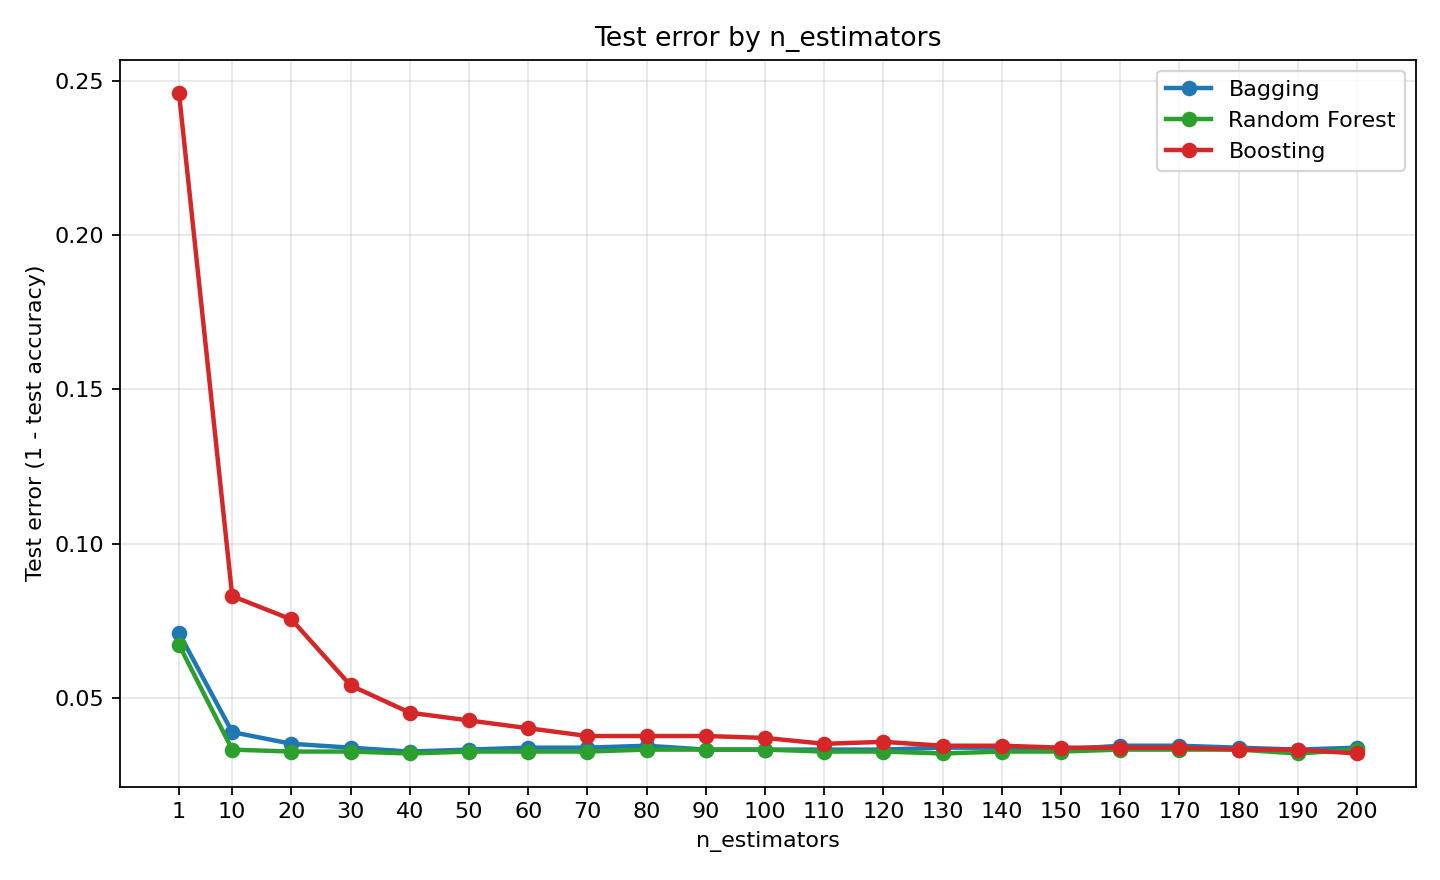

Recreate this plot in Python.
"""
4th Assignment - Question 6

Plot test error for Bagging, Random Forest, and Boosting as a function
of n_estimators. The predictors are all variables except quality and wine_type.
"""

import pandas as pd
import matplotlib.pyplot as plt
from sklearn.ensemble import BaggingClassifier, GradientBoostingClassifier, RandomForestClassifier
from sklearn.metrics import accuracy_score
from sklearn.model_selection import train_test_split
from sklearn.tree import DecisionTreeClassifier


CSV_PATH = "../Third Assigment/Data Analysis_2026 3rd Case_Data.csv"
RANDOM_STATE = 6931
TEST_SIZE = 0.30
N_ESTIMATORS_VALUES = [1] + list(range(10, 201, 10))
LEARNING_RATE = 0.1
BOOSTING_MAX_DEPTH = 1


def main():
    df = pd.read_csv(CSV_PATH)

    features = [col for col in df.columns if col not in ("quality", "wine_type")]
    max_features = len(features) // 2
    X = df[features]
    y = (df["wine_type"] == "white").astype(int)  # red=0, white=1

    X_train, X_test, y_train, y_test = train_test_split(
        X,
        y,
        test_size=TEST_SIZE,
        random_state=RANDOM_STATE,
        stratify=y,
    )

    rows = []
    for n_estimators in N_ESTIMATORS_VALUES:
        models = {
            "Bagging": BaggingClassifier(
                estimator=DecisionTreeClassifier(random_state=RANDOM_STATE),
                n_estimators=n_estimators,
                random_state=RANDOM_STATE,
                n_jobs=-1,
            ),
            "Random Forest": RandomForestClassifier(
                n_estimators=n_estimators,
                max_features=max_features,
                random_state=RANDOM_STATE,
                n_jobs=-1,
            ),
            "Boosting": GradientBoostingClassifier(
                n_estimators=n_estimators,
                learning_rate=LEARNING_RATE,
                max_depth=BOOSTING_MAX_DEPTH,
                random_state=RANDOM_STATE,
            ),
        }

        for method, model in models.items():
            model.fit(X_train, y_train)
            y_pred = model.predict(X_test)
            accuracy = accuracy_score(y_test, y_pred)
            rows.append(
                {
                    "method": method,
                    "n_estimators": n_estimators,
                    "test_accuracy": accuracy,
                    "test_error": 1 - accuracy,
                }
            )

    results = pd.DataFrame(rows)
    results.to_csv("q6_ensemble_n_estimators_error.csv", index=False)

    print("Question 6 - Ensemble test error by n_estimators")
    pivot = results.pivot(index="n_estimators", columns="method", values="test_error")
    print(pivot.to_string(float_format=lambda value: f"{value:.4f}"))

    print("\nBest result per method:")
    for method in ["Bagging", "Random Forest", "Boosting"]:
        method_results = results[results["method"] == method]
        best_row = method_results.loc[method_results["test_error"].idxmin()]
        print(
            f"{method}: n_estimators={int(best_row['n_estimators'])}, "
            f"test_accuracy={best_row['test_accuracy']:.4f}, "
            f"test_error={best_row['test_error']:.4f}"
        )

    plt.figure(figsize=(9, 5.5))
    colors = {
        "Bagging": "#1f77b4",
        "Random Forest": "#2ca02c",
        "Boosting": "#d62728",
    }
    for method in ["Bagging", "Random Forest", "Boosting"]:
        method_results = results[results["method"] == method]
        plt.plot(
            method_results["n_estimators"],
            method_results["test_error"],
            marker="o",
            linewidth=2,
            label=method,
            color=colors[method],
        )

    plt.xlabel("n_estimators")
    plt.ylabel("Test error (1 - test accuracy)")
    plt.title("Test error by n_estimators")
    plt.xticks(N_ESTIMATORS_VALUES)
    plt.grid(alpha=0.3)
    plt.legend()
    plt.tight_layout()
    plt.savefig("q6_ensemble_n_estimators_error.png", dpi=160)
    plt.close()

    print("\nSaved: q6_ensemble_n_estimators_error.csv, q6_ensemble_n_estimators_error.png")


if __name__ == "__main__":
    main()
